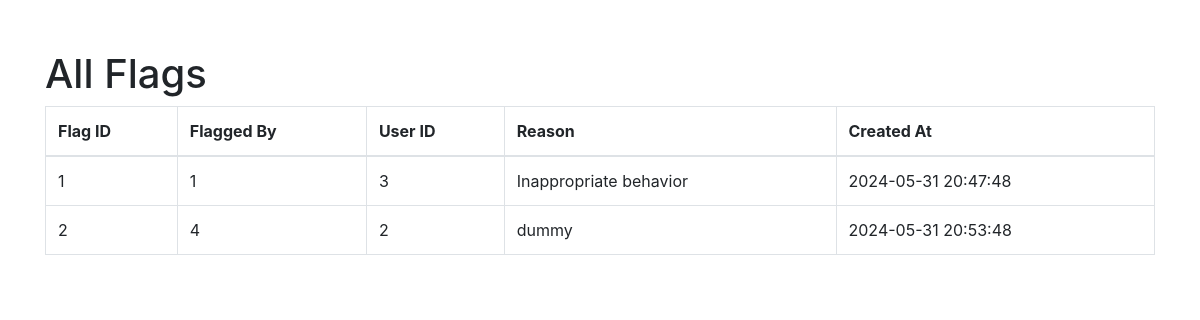
The page /admin/alluserflags (signed in) on the database as committed earlier.
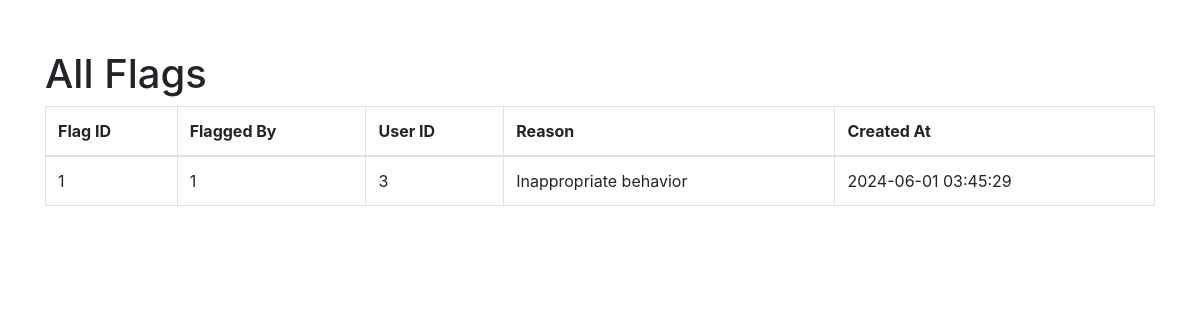
The same page on the database as committed later.
### models.py (models this page shows, shortened)
class UserFlag(db.Model):
    __tablename__ = "user_flags"
    flag_id = db.Column(db.Integer, primary_key=True, autoincrement=True)
    flagged_by = db.Column(db.Integer, db.ForeignKey("users.user_id"), nullable=False)
    user_id = db.Column(db.Integer, db.ForeignKey("users.user_id"), nullable=False)
    reason = db.Column(db.Text)
    created_at = db.Column(db.TIMESTAMP, default=db.func.current_timestamp())

### admin.py (the view)
@admin.route('/alluserflags')
def all_user_flags():
    if "user_name" in session and "role" in session:
        if session["role"] == "admin":
            flags = UserFlag.query.all()
            return render_template("admin_alluserflags.html", flags=flags)
    return redirect(url_for("home"))

### app.py (called while the page is built)
@app.before_request
def create_tables():
    init_db(app)

### models.py (called while the page is built, shortened)
def init_db(app):
    with app.app_context():
        db.create_all()

### templates/admin_alluserflags.html (shortened to what this page needs)
<!DOCTYPE html>
<html lang="en">
<head>
    <link rel="stylesheet" href="https://stackpath.bootstrapcdn.com/bootstrap/4.3.1/css/bootstrap.min.css">
</head>
<body>
    <div class="container">
        <h1>All Flags</h1>
        <table class="table table-bordered">
            <thead>
                <tr>
                    <th>Flag ID</th>
                    <th>Flagged By</th>
                    <th>User ID</th>
                    <th>Reason</th>
                    <th>Created At</th>
                </tr>
            </thead>
            <tbody>
                {% for flag in flags %}
                <tr>
                    <td>{{ flag.flag_id }}</td>
                    <td>{{ flag.flagged_by }}</td>
                    <td>{{ flag.user_id }}</td>
                    <td>{{ flag.reason }}</td>
                    <td>{{ flag.created_at }}</td>
                </tr>
                {% endfor %}
            </tbody>
        </table>
    </div>
</body>
</html>

Rows that differ between the two databases and show on the page:
removed UserFlag: flag_id "2", flagged_by "4", user_id "2", reason "dummy", created_at "2024-05-31 20:53:48"
changed UserFlag "Inappropriate behavior": created_at "2024-05-31 20:47:48" → "2024-06-01 03:45:29"
